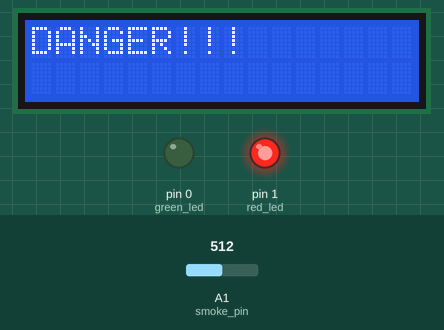
Simulated run of this sketch. Board: Arduino Uno, built with avr-gcc and run on an emulated ATmega328P. On the bench: 16×2 character LCD, output pins drawn as LEDs (lit = HIGH). The test bench sets the inputs (shaded band); at power-on: A1 (smoke_pin) = 512.

Above: at 1.2 s.
1.3 s: A1 (smoke_pin) set to 367
2.8 s: A1 (smoke_pin) set to 336
At 3.6 s:
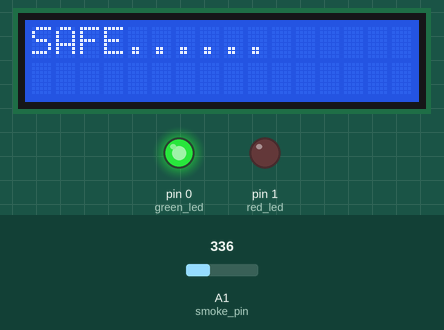
4.3 s: A1 (smoke_pin) set to 511
At 4.7 s:
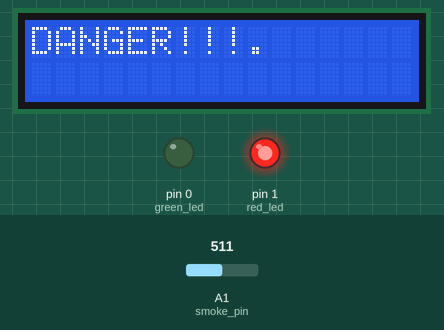
5.8 s: A1 (smoke_pin) set to 306
At 7.0 s:
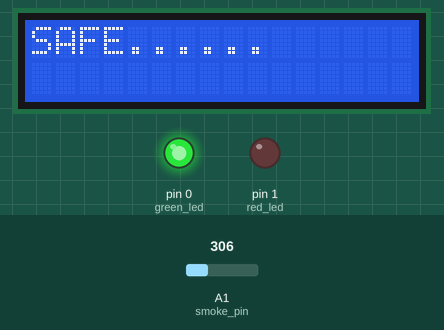
7.3 s: A1 (smoke_pin) set to 716
At 8.3 s:
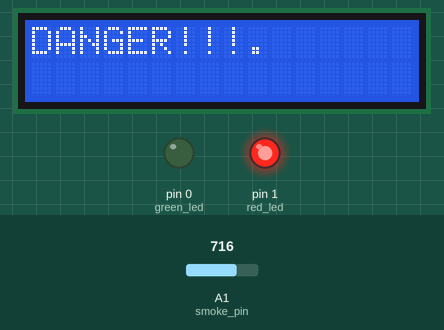
Timing chart, 0 to 9.8 s (numbered marks = the images above; inputs shaded):
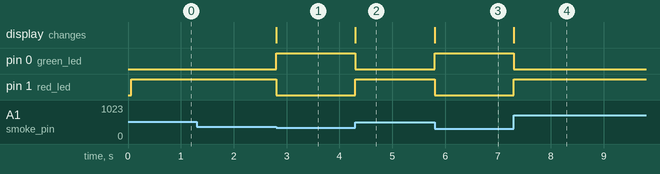

Measured:
- the behaviour switches between 350 and 349 on A1 (smoke_pin) (found by bisection; images 0 and 1)
- after the input at 1.3 s, every drawn part: stays the same
- after the input at 2.8 s, pin 0 (green_led): LOW → HIGH at once; pin 1 (red_led): HIGH → LOW at once; the display: changes at once (image 1)
- after the input at 4.3 s, pin 0 (green_led): HIGH → LOW at once; pin 1 (red_led): LOW → HIGH at once; the display: changes at once (image 2)
- after the input at 5.8 s, pin 0 (green_led): LOW → HIGH at once; pin 1 (red_led): HIGH → LOW at once; the display: changes at once (image 3)
- after the input at 7.3 s, pin 0 (green_led): HIGH → LOW at once; pin 1 (red_led): LOW → HIGH at once; the display: changes at once (image 4)

The sketch:

Code.ino
```cpp
#include<LiquidCrystal.h>
LiquidCrystal lcd(12, 11, 5, 4, 3, 2);
#define smoke_pin A1
#define green_led 0
#define red_led 1
#define buzz_pin 1
void setup()
{
pinMode(green_led, OUTPUT);
pinMode(red_led, OUTPUT);
lcd.begin(16, 2);
}
void loop()
{
int value = map(analogRead(smoke_pin), 300, 750, 0, 100);
Serial.println(value);
if(value >10){
digitalWrite(green_led,LOW);
digitalWrite(red_led,HIGH);
lcd.setCursor(0,0);
lcd.print("DANGER!!!");
}
else{
digitalWrite(green_led,HIGH);
digitalWrite(red_led,LOW);
lcd.setCursor(0,0);
lcd.setCursor(0,0);
lcd.print("SAFE......");
}
}
```
